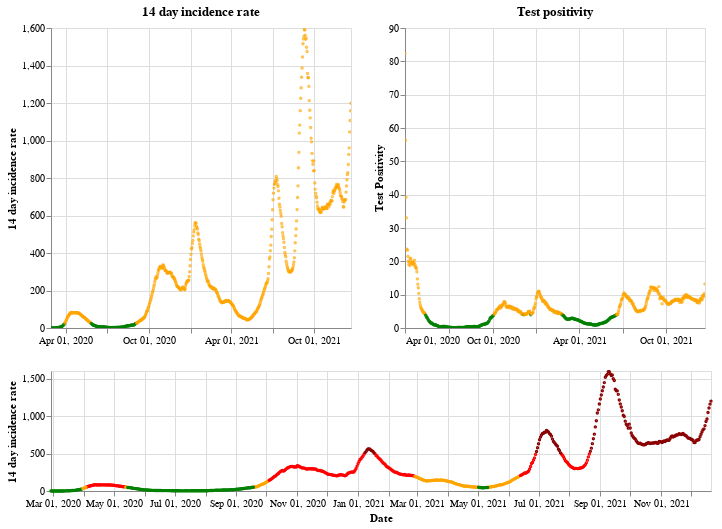

Source (notebook cell):
### Markdown cell above
## Scotland

### Code cell
plot_traffic_light('Scotland')

### Figure 1 — Vega-Lite specification as saved in the notebook (floating-point values rounded to 4 significant figures; data arrays with more than 128 entries replaced by an {"elided": "..."} marker saying what was removed)
{"config": {"view": {"continuousWidth": 400, "continuousHeight": 300}}, "vconcat": [{"hconcat": [{"mark": {"type": "point", "size": 2}, "encoding": {"color": {"condition": {"value": "green", "test": "(datum.twoWeeklyCasesRate <= 25)"}, "value": "orange"}, "tooltip": [{"type": "nominal", "field": "areaName"}, {"type": "temporal", "field": "date"}, {"type": "quantitative", "field": "twoWeeklyCasesRate"}, {"type": "quantitative", "field": "testPositivity"}], "x": {"type": "temporal", "axis": {"title": ""}, "field": "date", "scale": {"domain": {"selection": "DateBrush"}}, "timeUnit": "yearmonthdate"}, "y": {"type": "quantitative", "axis": {"title": "14 day incidence rate"}, "field": "twoWeeklyCasesRate"}}, "title": "14 day incidence rate", "width": 300}, {"mark": {"type": "point", "size": 2}, "encoding": {"color": {"condition": {"value": "green", "test": "(datum.testPositivity <= 4)"}, "value": "orange"}, "tooltip": [{"type": "nominal", "field": "areaName"}, {"type": "temporal", "field": "date"}, {"type": "quantitative", "field": "twoWeeklyCasesRate"}, {"type": "quantitative", "field": "testPositivity"}], "x": {"type": "temporal", "axis": {"title": ""}, "field": "date", "scale": {"domain": {"selection": "DateBrush"}}, "timeUnit": "yearmonthdate"}, "y": {"type": "quantitative", "axis": {"title": "Test Positivity"}, "field": "testPositivity"}}, "title": "Test positivity", "width": 300}]}, {"layer": [{"mark": {"type": "point", "size": 2}, "encoding": {"color": {"condition": {"value": "orange", "test": "(((datum.testPositivity < 4) && (datum.twoWeeklyCasesRate >= 50)) && (datum.twoWeeklyCasesRate < 200))"}, "value": "red"}, "opacity": {"condition": {"value": 1, "test": "((datum.twoWeeklyCasesRate >= 50) && (datum.twoWeeklyCasesRate < 500))"}, "value": 0}, "tooltip": [{"type": "nominal", "field": "areaName"}, {"type": "temporal", "field": "date"}, {"type": "quantitative", "field": "twoWeeklyCasesRate"}, {"type": "quantitative", "field": "testPositivity"}], "x": {"type": "temporal", "axis": {"title": "Date"}, "field": "date", "timeUnit": "yearmonthdate"}, "y": {"type": "quantitative", "axis": {"title": "14 day incidence rate"}, "field": "twoWeeklyCasesRate"}}, "selection": {"DateBrush": {"type": "interval", "encodings": ["x"], "fields": ["Time"]}}}, {"mark": {"type": "point", "size": 2}, "encoding": {"color": {"value": "darkred"}, "opacity": {"condition": {"value": 1, "test": "(datum.twoWeeklyCasesRate >= 500)"}, "value": 0}, "tooltip": [{"type": "nominal", "field": "areaName"}, {"type": "temporal", "field": "date"}, {"type": "quantitative", "field": "twoWeeklyCasesRate"}, {"type": "quantitative", "field": "testPositivity"}], "x": {"type": "temporal", "axis": {"title": "Date"}, "field": "date", "timeUnit": "yearmonthdate"}, "y": {"type": "quantitative", "axis": {"title": "14 day incidence rate"}, "field": "twoWeeklyCasesRate"}}}, {"mark": {"type": "point", "size": 2}, "encoding": {"color": {"condition": {"value": "green", "test": "((datum.testPositivity < 4) && (datum.twoWeeklyCasesRate < 50))"}, "value": "orange"}, "opacity": {"condition": {"value": 1, "test": "(datum.twoWeeklyCasesRate < 50)"}, "value": 0}, "tooltip": [{"type": "nominal", "field": "areaName"}, {"type": "temporal", "field": "date"}, {"type": "quantitative", "field": "twoWeeklyCasesRate"}, {"type": "quantitative", "field": "testPositivity"}], "x": {"type": "temporal", "axis": {"title": "Date"}, "field": "date", "timeUnit": "yearmonthdate"}, "y": {"type": "quantitative", "axis": {"title": "14 day incidence rate"}, "field": "twoWeeklyCasesRate"}}}], "height": 120, "width": 660}], "data": {"name": "data-fe74a47921d3c05666a5e8943e28a229"}, "$schema": "https://vega.github.io/schema/vega-lite/v4.8.1.json", "datasets": {"data-fe74a47921d3c05666a5e8943e28a229": {"elided": "663 records"}}}
